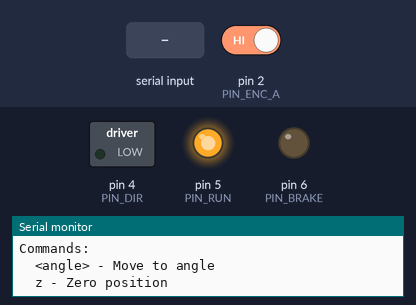
Recording of a sketch running on a simulated Arduino Uno, built with avr-gcc and run on an emulated ATmega328P. On the bench: switched loads named in the sketch (green lamp = pin HIGH), output pins drawn as LEDs (lit = HIGH), the last lines printed to the serial monitor. Dashed ring = blinking. The inputs (shaded band) are chosen by the test bench; at power-on: pin 2 (PIN_ENC_A) HIGH.

Above: at 2.2 s.
2.3 s: "90,45\n" received over Serial
At 2.77 s:
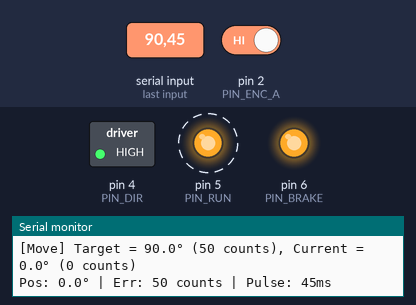
At 3.24 s:
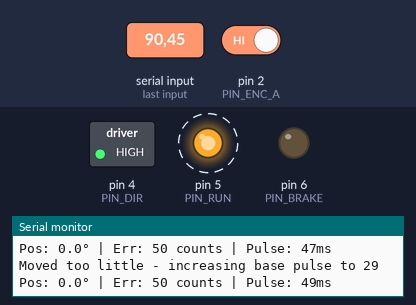
5.3 s: pin 2 (PIN_ENC_A) driven LOW
Timing chart, 0 to 14.3 s (numbered marks = the images above; inputs shaded):
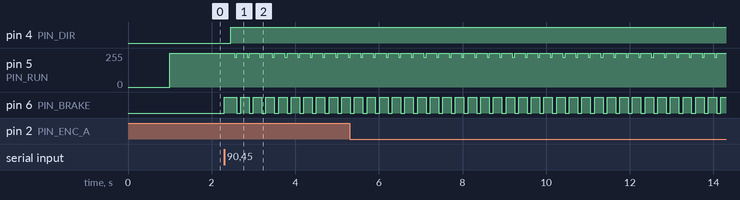

Measured:
- after the input at 2.3 s, pin 4 (PIN_DIR): LOW → HIGH after 0.15 s; pin 5 (PIN_RUN): alternates 255/255 for 0.25 s and 225/255 for 0.05 s, starting after 0.25 s; pin 6 (PIN_BRAKE): LOW → HIGH at once, then repeats every 0.30 s: LOW 0.10 s, HIGH 0.20 s

The sketch:

angle_control_nidec.ino
```cpp
// Nidec 24H404H070 - Adaptive Bang-Bang Control
// Learns the motor's behavior and adapts pulse sizes
//
// Motor pins (8..1 on the PCB header):
// 8: +12V (VM)  -> Bench PSU +12V  (NOT to Arduino)
// 7: GND        -> Bench PSU GND + Arduino GND (common ground)
// 6: BRAKE (active LOW)        -> D6
// 5: RUN (PWM, active LOW)     -> D5
// 4: DIR (direction)           -> D4
// 3: +5V encoder Vcc           -> 5V
// 2: Encoder B (CHB)           -> D3 (unused here)
// 1: Encoder A (CHA)           -> D2 (+10k pullup to 5V strongly recommended)

const uint8_t PIN_DIR   = 4;
const uint8_t PIN_RUN   = 5;  // PWM, ACTIVE-LOW
const uint8_t PIN_BRAKE = 6;
const uint8_t PIN_ENC_A = 2;  // CHA only

// ---------- Encoder state ----------
volatile long encoderCount = 0;
volatile bool dirForward   = true;

const int   CPR           = 200;
const float DEG_PER_COUNT = 360.0 / CPR;

// ---------- Motion tuning ----------
const int   STOP_TOL_COUNTS = 2;  // ±3.6° tolerance
const unsigned long MOVE_TIMEOUT_MS = 20000;

// Single power level - we'll only vary pulse duration
const uint8_t MOVE_POWER = 30;

// Adaptive pulse timing (will learn and adjust)
int basePulseTime = 25;  // Start with 25ms pulses
const int minPulse = 15;
const int maxPulse = 50;

// =====================================================
//                      ENCODER ISR
// =====================================================
void encoderISR() {
  if (dirForward) {
    encoderCount++;
  } else {
    encoderCount--;
  }
}

// =====================================================
//                    MOTOR HELPERS
// =====================================================
void motorBrake(bool on) {
  digitalWrite(PIN_BRAKE, on ? LOW : HIGH);
}

void motorSetDirection(bool forward) {
  dirForward = forward;
  digitalWrite(PIN_DIR, forward ? HIGH : LOW);
}

void motorSetPower(uint8_t power) {
  analogWrite(PIN_RUN, 255 - power);
}

void motorStop() {
  motorSetPower(0);
}

long getEncoderCount() {
  noInterrupts();
  long c = encoderCount;
  interrupts();
  return c;
}

// Execute a single movement pulse and return counts moved
int executePulse(int pulseTimeMs) {
  long startCount = getEncoderCount();

  motorSetPower(MOVE_POWER);
  delay(pulseTimeMs);

  motorStop();
  motorBrake(true);
  delay(100);  // Hard brake
  motorBrake(false);
  delay(150);  // Settle time

  long endCount = getEncoderCount();
  return abs(endCount - startCount);
}

// =====================================================
//                  MOVE TO TARGET ANGLE
// =====================================================
void moveToAngle(float targetDeg) {
  long targetCount = lround(targetDeg * CPR / 360.0);

  motorBrake(false);
  delay(150);

  long current = getEncoderCount();
  long err = targetCount - current;

  if (abs(err) <= STOP_TOL_COUNTS) {
    Serial.println("[Move] Already within tolerance.");
    motorStop();
    motorBrake(true);
    return;
  }

  Serial.print("\n[Move] Target = ");
  Serial.print(targetDeg, 1);
  Serial.print("° (");
  Serial.print(targetCount);
  Serial.print(" counts), Current = ");
  Serial.print(current * DEG_PER_COUNT, 1);
  Serial.print("° (");
  Serial.print(current);
  Serial.println(" counts)");

  bool needForward = (targetCount > current);
  motorSetDirection(needForward);
  delay(100);

  unsigned long moveStart = millis();
  int moveCount = 0;
  int overshootCount = 0;

  while (true) {
    long currentCount = getEncoderCount();
    long eCount = targetCount - currentCount;
    long absErr = abs(eCount);

    float currentDeg = currentCount * DEG_PER_COUNT;

    // Check if reached
    if (absErr <= STOP_TOL_COUNTS) {
      Serial.println("[Move] Target reached!");
      break;
    }

    // Check for overshoot
    bool shouldBeForward = (eCount > 0);
    if (shouldBeForward != needForward) {
      overshootCount++;
      if (overshootCount > 2) {
        Serial.println("[Move] Oscillating - stopping here");
        break;
      }

      Serial.println("[Overshoot - reversing]");

      // Reduce pulse time when we overshoot
      basePulseTime = max(minPulse, basePulseTime - 3);
      Serial.print("Reducing pulse time to ");
      Serial.println(basePulseTime);

      motorStop();
      motorBrake(true);
      delay(250);
      motorBrake(false);
      delay(100);

      needForward = shouldBeForward;
      motorSetDirection(needForward);
      delay(100);
    }

    // Calculate pulse duration based on distance
    int pulseTime;
    if (absErr <= 2) {
      pulseTime = minPulse;  // Minimum pulse for last count
    } else if (absErr <= 5) {
      pulseTime = basePulseTime;  // Adaptive base pulse
    } else if (absErr <= 15) {
      pulseTime = basePulseTime + 10;
    } else {
      pulseTime = basePulseTime + 20;
    }

    pulseTime = constrain(pulseTime, minPulse, maxPulse);

    Serial.print("Pos: ");
    Serial.print(currentDeg, 1);
    Serial.print("° | Err: ");
    Serial.print(absErr);
    Serial.print(" counts | Pulse: ");
    Serial.print(pulseTime);
    Serial.println("ms");

    // Execute the pulse
    int countsMoved = executePulse(pulseTime);
    moveCount++;

    // Adaptive learning - if we moved too far, reduce pulse time
    if (absErr <= 5 && countsMoved > absErr) {
      basePulseTime = max(minPulse, basePulseTime - 2);
      Serial.print("Moved too far - reducing base pulse to ");
      Serial.println(basePulseTime);
    }
    // If we barely moved, increase pulse time
    else if (absErr > 3 && countsMoved < 1) {
      basePulseTime = min(maxPulse, basePulseTime + 2);
      Serial.print("Moved too little - increasing base pulse to ");
      Serial.println(basePulseTime);
    }

    // Safety timeout
    if (millis() - moveStart > MOVE_TIMEOUT_MS) {
      Serial.println("[Move] TIMEOUT");
      break;
    }

    // Give up if too many moves without progress
    if (moveCount > 50) {
      Serial.println("[Move] Too many iterations - stopping");
      break;
    }
  }

  motorStop();
  motorBrake(true);
  delay(150);

  long finalCount = getEncoderCount();
  float finalDeg = finalCount * DEG_PER_COUNT;
  float finalError = finalDeg - targetDeg;

  Serial.print("[Final] Position = ");
  Serial.print(finalDeg, 1);
  Serial.print("° (");
  Serial.print(finalCount);
  Serial.print(" counts) | Error = ");
  Serial.print(finalError, 1);
  Serial.print("° | Learned pulse time: ");
  Serial.print(basePulseTime);
  Serial.println("ms");

  if (abs(finalError) <= 5.4) {
    Serial.println("Status: ACCEPTABLE");
  } else {
    Serial.println("Status: OUT OF SPEC");
  }
}

// =====================================================
//                      SETUP
// =====================================================
void setup() {
  Serial.begin(115200);
  delay(1000);

  pinMode(PIN_DIR,   OUTPUT);
  pinMode(PIN_RUN,   OUTPUT);
  pinMode(PIN_BRAKE, OUTPUT);
  pinMode(PIN_ENC_A, INPUT_PULLUP);

  digitalWrite(PIN_DIR, LOW);
  digitalWrite(PIN_RUN, HIGH);
  digitalWrite(PIN_BRAKE, LOW);

  attachInterrupt(digitalPinToInterrupt(PIN_ENC_A), encoderISR, CHANGE);

  encoderCount = 0;

  Serial.println("=== Nidec 24H Adaptive Bang-Bang Control (8V) ===");
  Serial.println("CPR: 200, Resolution: 1.8°, Tolerance: ±3.6°");
  Serial.println("The system will learn optimal pulse duration");
  Serial.println("\nCommands:");
  Serial.println("  <angle> - Move to angle");
  Serial.println("  z - Zero position");
  Serial.println();
}

// =====================================================
//                       LOOP
// =====================================================
void loop() {
  if (Serial.available() > 0) {
    String line = Serial.readStringUntil('\n');
    line.trim();
    if (line.length() == 0) return;

    if (line.equalsIgnoreCase("z") || line.equalsIgnoreCase("zero")) {
      noInterrupts();
      encoderCount = 0;
      interrupts();
      Serial.println("[Zero] Position reset");
      return;
    }

    float angle = line.toFloat();
    if (!line.equals("0") && angle == 0.0) {
      Serial.println("[Error] Invalid angle");
      return;
    }

    moveToAngle(angle);
    Serial.println();
  }
}
```
